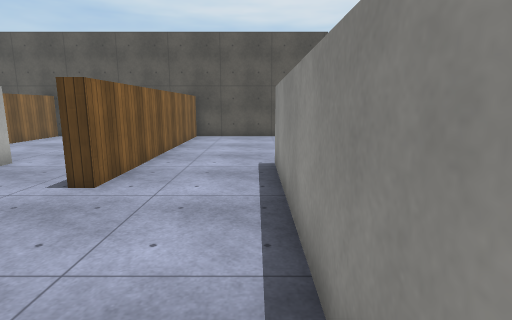
[1] (above)

16 first-person views from a walk through a scene from a Unity 3-D project. The camera is 1.5 m above the floor, tilts 10° down and sees 80° across. The floor is counted in squares, 1 m on a side. Each view is taken from the middle of a square. On the plan, view 1 faces up. The plan holds only what a view shows up to about 15 squares ahead; the rest is blank. The player is left out. Surface patterns are stand-ins for the level's own textures.

[2]
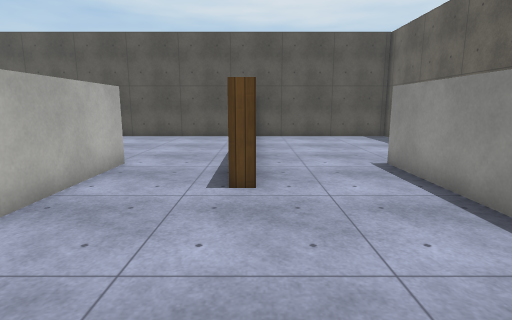

[3]
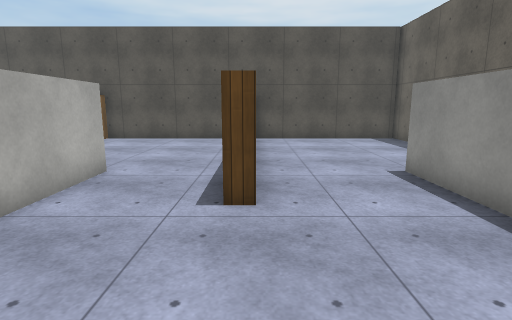

[4]
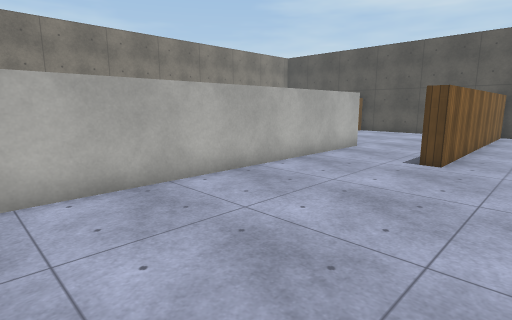

[5]
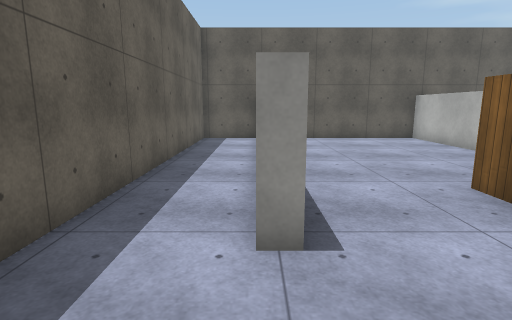

[6]
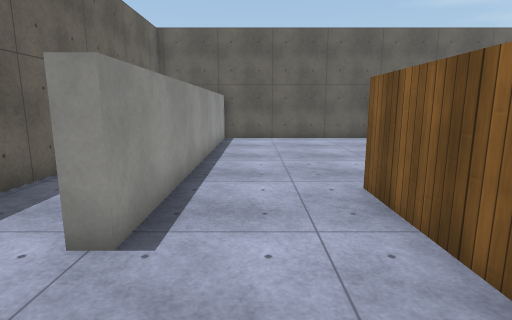

[7]
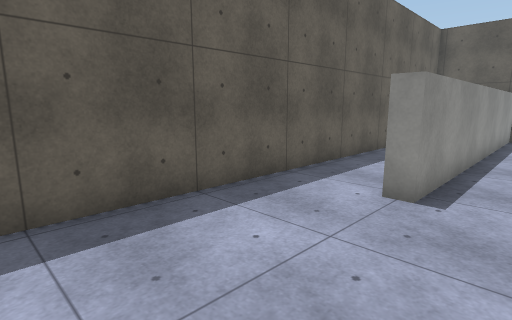

[8]
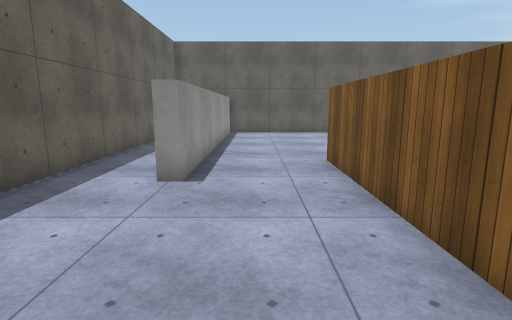

[9]
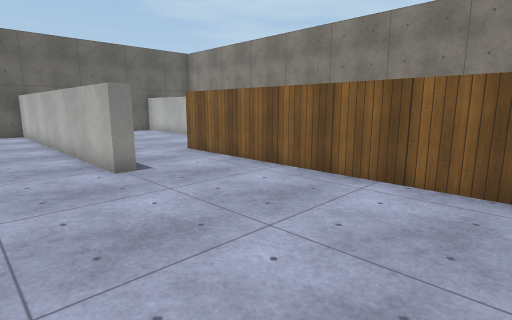

[10]
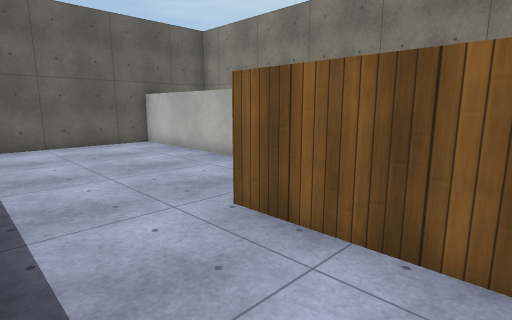

[11]
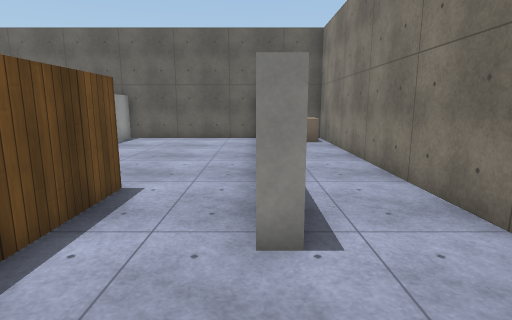

[12]
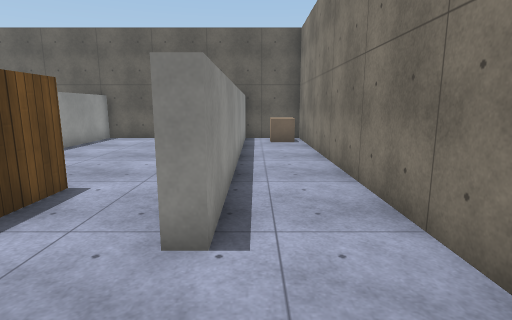

[13]
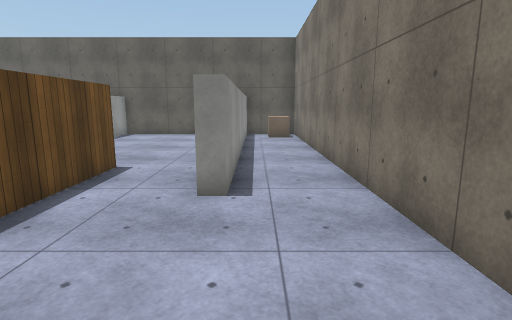

[14]
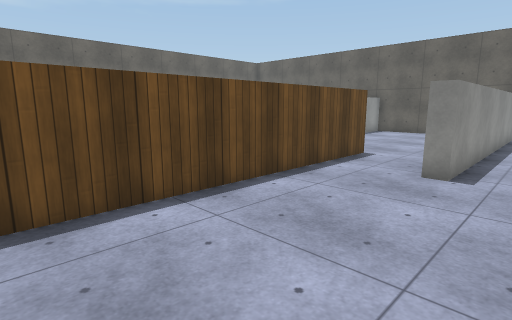

[15]
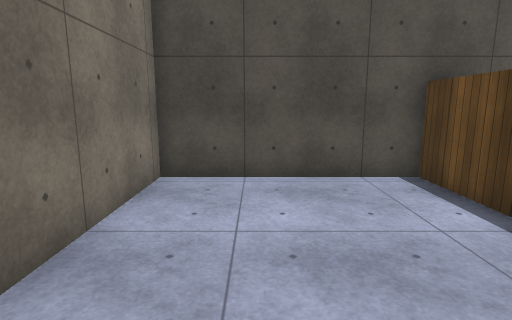

[16]
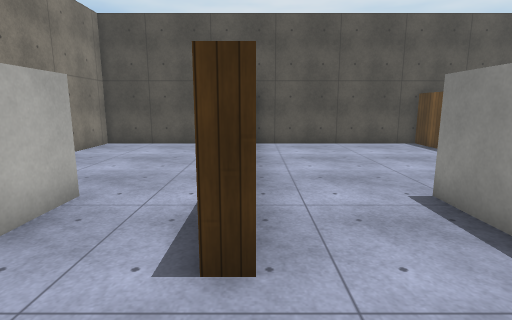

### Floor plan
Points are (right, up) in squares from view 1. A wall is a line through its corners. A room is listed if a view was taken in it or the views show most of it. See-through windows are left out.
Room 1 (views 1, 2, 3, 4, 5, 6, 7, 8, 9, 10)
walls: (-7, 8) (-6.5, 8) (-6.5, -3.6) (0.5, -3.6) (0.5, 8) (1, 8); (-3.5, 13.8) (-3.5, 15.4) (-10, 15.4) (-10, 7.5); (1, -3.6) (3.5, -3.6) (3.5, 15.4) (-3, 15.4) (-3, 5.5) (-3.5, 5.5)
ways out: opening at (-8.5, 6.5) to room 3
Room 2 (views 11, 12, 13, 14, 15)
walls: (-10.5, 5.5) (-10.5, 15.4) (-16.1, 15.4) (-16.1, -3.6) (-13.5, -3.6) (-13.5, 8) (-13, 8) (-13, 6.4)
ways out: opening at (-11.5, 6.5) to room 3
objects: cube (-15, -3) to (-15, -2)
Room 3 (view 16)
walls: (-13, 2.1) (-13, -3.6) (-7, -3.6) (-7, 0); (-7, 6.4) (-7, 8); (-10, 7.5) (-10, 5.5) (-10.5, 5.5)
ways out: opening at (-8.5, 6.5) to room 1; opening at (-11.5, 6.5) to room 2

Positions as (right, up) in squares from view 1, and headings:
1: (0, 0), facing up
2: (-3, 0), facing up
3: (-3, 1), facing up
4: (-1, -3), facing up-left
5: (1, 11), facing down
6: (-1, 11), facing down
7: (-1, 13), facing down-right
8: (-1, 14), facing down
9: (-4, 15), facing down-left
10: (-7, 9), facing down-left
11: (-13, 11), facing down
12: (-14, 11), facing down
13: (-14, 13), facing down
14: (-15, 15), facing down-right
15: (-14, 9), facing up
16: (-10, 3), facing up
